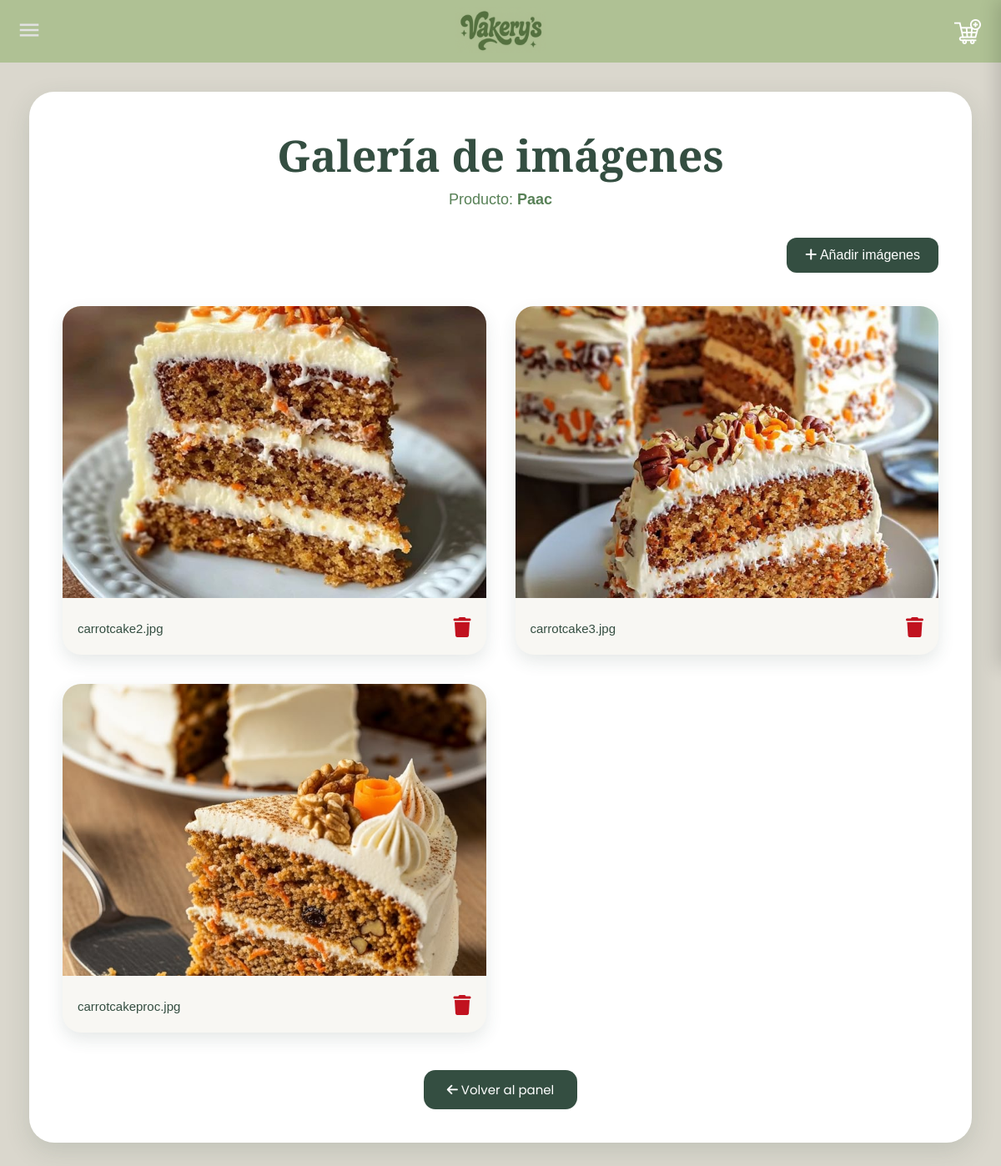
Screenshot of /Productos/verimagenes.php?codigo=Paac with the database file from the repository.
### tables this page shows
CREATE TABLE imagenes (
    idImagen INT NOT NULL AUTO_INCREMENT,
    CodigoProducto VARCHAR(45) NOT NULL,
    Imagen VARCHAR(255) NOT NULL,

    PRIMARY KEY (idImagen),

    CONSTRAINT fk_imagenes_productos
    FOREIGN KEY (CodigoProducto)
    REFERENCES productos(Codigo)
    ON DELETE CASCADE
    ON UPDATE CASCADE
);

### Productos/verimagenes.php (the view, shortened to what this page needs)
<?php
$servidor = "localhost";
$usuario = "root";
$contrasena = "";
$bd = "vakerysss";
$conn = new mysqli($servidor, $usuario, $contrasena, $bd);
$conn->set_charset("utf8");
$CodigoProducto = $_GET["codigo"] ?? '';
$stmt = $conn->prepare(
    "SELECT * FROM imagenes WHERE CodigoProducto = ?"
);
$stmt->bind_param("s", $CodigoProducto);
$stmt->execute();
$resultado = $stmt->get_result();
?>
<!DOCTYPE html>
<html lang="es">
<head>
<link rel="stylesheet" href="https://cdnjs.cloudflare.com/ajax/libs/font-awesome/6.7.2/css/all.min.css">
</head>
<body>
<div class="contenedor">
<h1>Galería de imágenes</h1>
<p class="subtitulo">
Producto: <strong><?php echo htmlspecialchars($CodigoProducto, ENT_QUOTES, 'UTF-8'); ?></strong></p>
<div class="barra">
<a class="agregar" href="añadirimagen.php?codigo=<?php echo urlencode($CodigoProducto); ?>">    <i class="fa-solid fa-plus"></i> Añadir imágenes
</a>
</div>
<div class="galeria">
<?php
if($resultado->num_rows > 0){
    while($fila = $resultado->fetch_assoc()){
        echo "<div class='card'>";
       echo "<img src='imagenes/".$fila["Imagen"]."'>";
        echo "<div class='info'>";
        echo "<span class='nombre'>".basename($fila["Imagen"])."</span>";
        echo "<a class='eliminar' href='#' onclick=\"confirmarEliminar(".$fila["idImagen"].",'".$CodigoProducto."'); return false;\">
                <i class='fa-solid fa-trash'></i>
              </a>";
        echo "</div>";
        echo "</div>";
    }
}else{
    echo "<div class='sin'>
            <i class='fa-regular fa-image' style='font-size:70px;margin-bottom:15px;'></i><br>
            Este producto aún no tiene imágenes registradas.
          </div>";
}
?>
</div>
<div class="volver">
<a href="leerproductos.php">
<button>
<i class="fa-solid fa-arrow-left"></i> Volver al panel
</button>
</a>
</div>
</div>
</body>
</html>

### Productos/verimagenes.php (style rules this page uses)
* { margin:0; padding:0; box-sizing:border-box; }
body { font-family:'Poppins',sans-serif; background:#DAD7CD; padding:35px; margin-top:75px; }
.contenedor { max-width:1450px; margin:auto; background:white; border-radius:30px; padding:40px; box-shadow:0 10px 30px rgba(52,78,65,.15); }
h1 { text-align:center; font-family:'Cormorant Garamond',serif; color:#344E41; font-size:52px; margin-bottom:8px; }
.subtitulo { text-align:center; color:#588157; font-size:18px; margin-bottom:35px; }
.barra { display:flex; justify-content:space-between; align-items:center; margin-bottom:40px; }
.agregar { background:#344E41; color:white; text-decoration:none; padding:12px 22px; border-radius:12px; transition:.3s; font-weight:500; }
.galeria { display:grid; grid-template-columns:repeat(auto-fill,minmax(360px,1fr)); gap:35px; }
.card { background:#F8F7F3; border-radius:22px; overflow:hidden; box-shadow:0 8px 20px rgba(52,78,65,.12); transition:.3s; }
.card img { width:100%; height:350px; object-fit:cover; }
.info { display:flex; justify-content:space-between; align-items:center; padding:18px; }
.nombre { color:#344E41; font-weight:500; font-size:15px; word-break:break-word; }
.eliminar { color:#C1121F; font-size:24px; transition:.3s; cursor:pointer; }
.volver { display:flex; justify-content:center; margin-top:45px; }
.volver button { border:none; background:#344E41; color:white; padding:12px 28px; border-radius:14px; cursor:pointer; font-size:15px; font-family:'Poppins',sans-serif; transition:.3s; }

### headers/headeruser.php (style rules this page uses)
* { margin:0; padding:0; box-sizing:border-box; }
body { font-family:'Raleway',sans-serif; }

### rows the page displays
imagenes: Imagen (picture), Imagen "carrotcake2.jpg"
imagenes: Imagen (picture), Imagen "carrotcake3.jpg"
imagenes: Imagen (picture), Imagen "carrotcakeproc.jpg"

### other values shown
$CodigoProducto "Paac"
